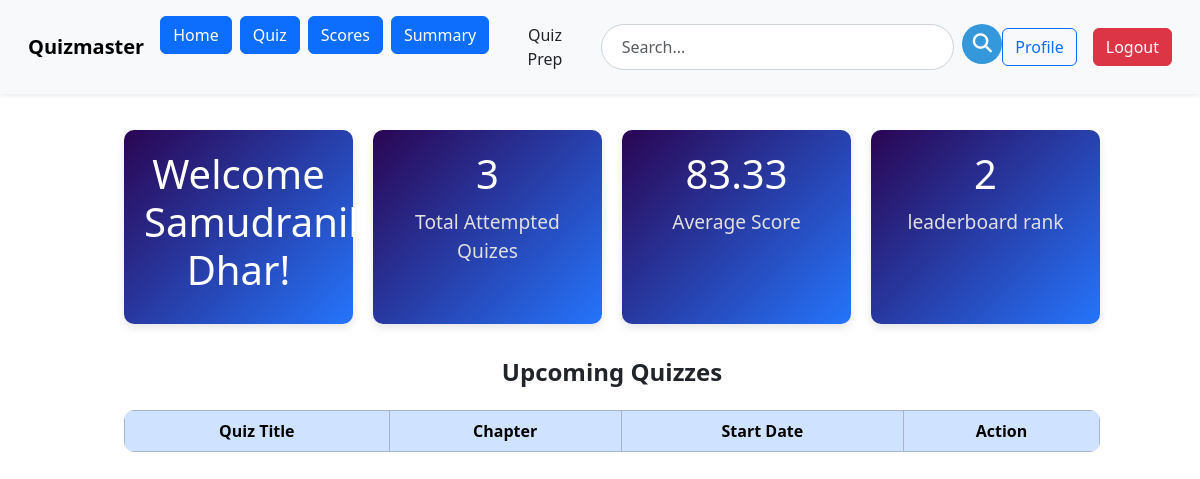
The app's page /user/user_dashboard (signed in), older data.
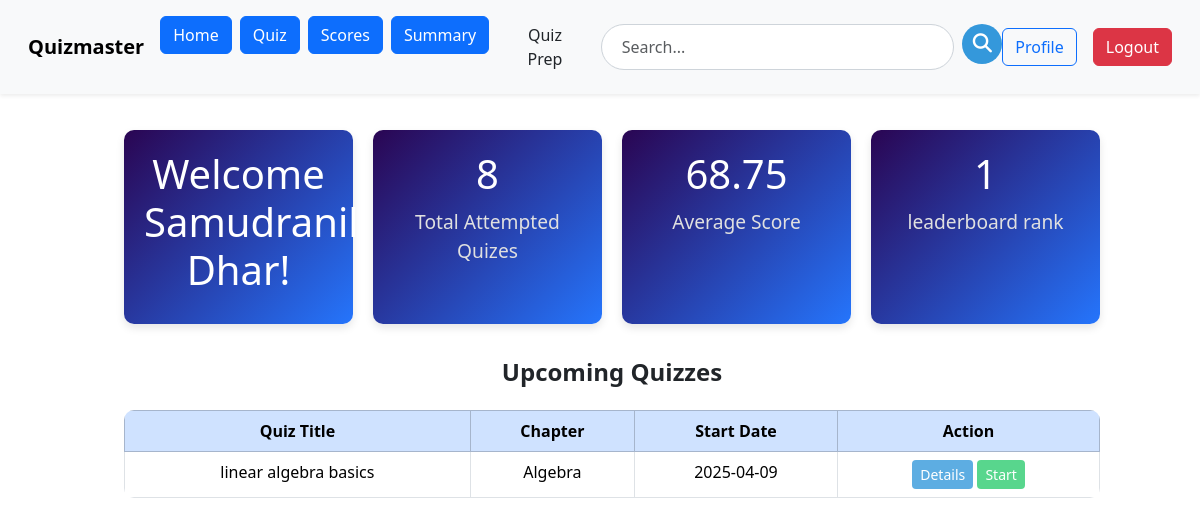
The same page, newer data.
### models.py (models this page shows)
class Quiz(db.Model):
    id=db.Column(db.Integer, primary_key=True)
    name = db.Column(db.String(100), nullable=False)
    description=db.Column(db.String(256), nullable=True)
    start_date=db.Column(db.Date, nullable=True)
    end_date=db.Column(db.Date, nullable=True)
    time_duration=db.Column(db.Time, nullable=True)
    remarks=db.Column(db.String(256), nullable=True)
    no_of_questions=db.Column(db.Integer, nullable=True)
    is_active=db.Column(db.Boolean, nullable=False, default=False)
    questions = db.relationship('Questions', backref='quiz', lazy=True)
    total_attempted=db.Column(db.Integer, nullable=False, default=0)
    scores = db.relationship('Scores', backref='quiz', lazy=True)
    subject_id=db.Column(db.Integer, db.ForeignKey('subject.id'), nullable=False)
    chapter_id= db.Column(db.Integer, db.ForeignKey('chapter.id'),nullable=False)

class Chapter(db.Model):
    id=db.Column(db.Integer, primary_key=True)
    name=db.Column(db.String(32), unique=True)
    Description=db.Column(db.String(256), nullable=True)
    no_of_questions=db.Column(db.Integer, nullable=True)
    subject_id=db.Column(db.Integer, db.ForeignKey('subject.id'), nullable=False)
    quizzes = db.relationship('Quiz', backref='chapter', lazy=True)
    questions = db.relationship('Questions', backref='chapter', lazy=True)

### routes.py (the view)
@app.route('/user/user_dashboard')
@auth_required
def user_dashboard():
    quizzes=Quiz.query.filter(Quiz.start_date != None).all()
    ist = pytz.timezone('Asia/Kolkata')  # IST timezone
    current_date = datetime.now(ist).date()  # Get current IST time
    user = User.query.get(session['user_id'])
    scores = Scores.query.filter_by(user_id=user.id).all()
    total_attempted = len(scores)
    avg_score = 0
    if total_attempted > 0:
        avg_score = sum(score.score for score in scores) / total_attempted
    leaderboard = (
        db.session.query(
            User.id,
            User.name,
            db.func.sum(Scores.score).label('total_score')
        )
        .join(Scores, Scores.user_id == User.id)
        .group_by(User.id)
        .order_by(db.func.sum(Scores.score).desc())
        .all()
    )
    leaderboard_position = next((index + 1 for index, u in enumerate(leaderboard) if u.id == user.id), None)
    return render_template(
        'user/user_dashboard.html',
        quizzes=quizzes,
        current_date=current_date,
        user=user,
        avg_score=avg_score,
        scores=scores,
        total_attempted=total_attempted,
        leaderboard_position=leaderboard_position  # Pass leaderboard position to the template
    )

### routes.py (called while the page is built)
def auth_required(f):
    @wraps(f)
    def inner(*args, **kwargs):
        if 'user_id' not in session:
            flash('please login to continue')
            return redirect(url_for('login'))
        return f(*args, **kwargs)
    return inner

### templates/user/user_dashboard.html (shortened to what this page needs)
{% extends 'user/user_layout.html' %}
{% block content %}
<head>
    <link href="https://cdn.jsdelivr.net/npm/bootstrap@5.3.2/dist/css/bootstrap.min.css" rel="stylesheet">
</head>
<div class="container mt-3">
     <div class="stats-container">
        <div class="stat-card">
            <h3>Welcome {{user.name}}!</h3>
        </div>
        <div class="stat-card">
            <h3>{{ total_attempted }}</h3>
            <p>Total Attempted Quizes</p>
        </div>
        <div class="stat-card">
            <h3>{{ avg_score |round(2) }}</h3>
            <p>Average Score</p>
        </div>
        <div class="stat-card">
            <h3>{{ leaderboard_position }}</h3>
            <p>leaderboard rank</p>
        </div>
    </div>
    <div class="dashboard-title">Upcoming Quizzes</div>
    <table class="table table-bordered text-center quiz-table">
        <thead class="table-primary">
            <tr>
                <th>Quiz Title</th>
                <th>Chapter</th>
                <th>Start Date</th>
                <th>Action</th>
            </tr>
        </thead>
        <tbody>
            {% for quiz in quizzes %}
            {% if quiz.start_date > current_date %}
            <tr>
                <td>{{ quiz.name }}</td>
                <td>{{ quiz.chapter.name }}</td>
                <td>{{ quiz.start_date }}</td>
                <td>
                    <a href="{{ url_for('view_quiz', quiz_id=quiz.id) }}" class="btn btn-sm btn-view">Details</a>
                    <a href="{{ url_for('attempt_quiz', quiz_id=quiz.id) }}" class="btn btn-sm btn-start">Start</a>
                </td>
            </tr>
            {% endif %}
            {% endfor %}
        </tbody>
    </table>
</div>
{% endblock %}

Row changes from the older to the newer data that the page shows:
added Quiz: name "linear algebra basics", chapter.name "Algebra", start_date "2025-04-09"
Text that changed along with them:
{{ total_attempted }}: "3" → "8"
{{ avg_score |round(2) }}: "83.33" → "68.75"
{{ leaderboard_position }}: "2" → "1"
